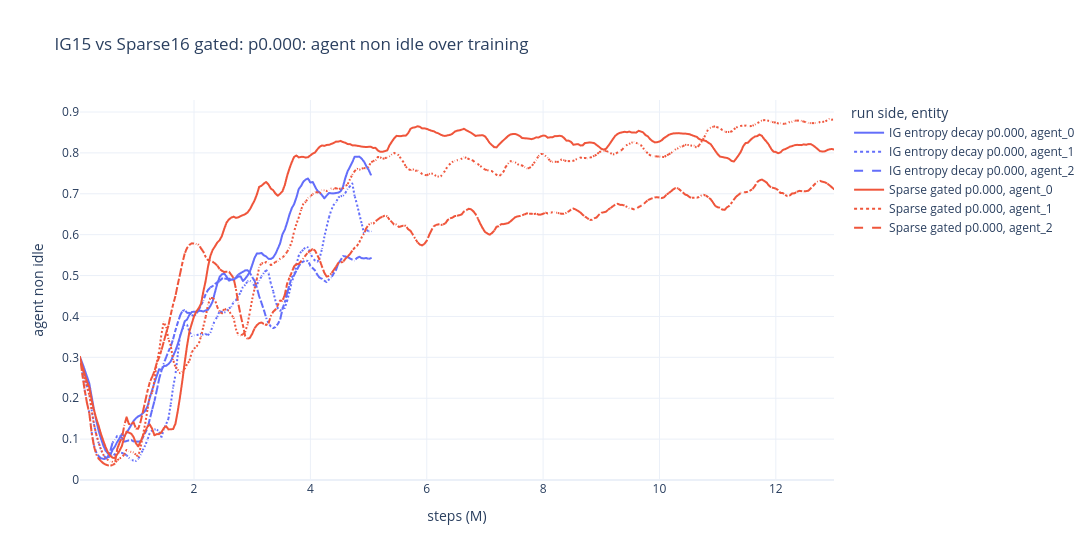
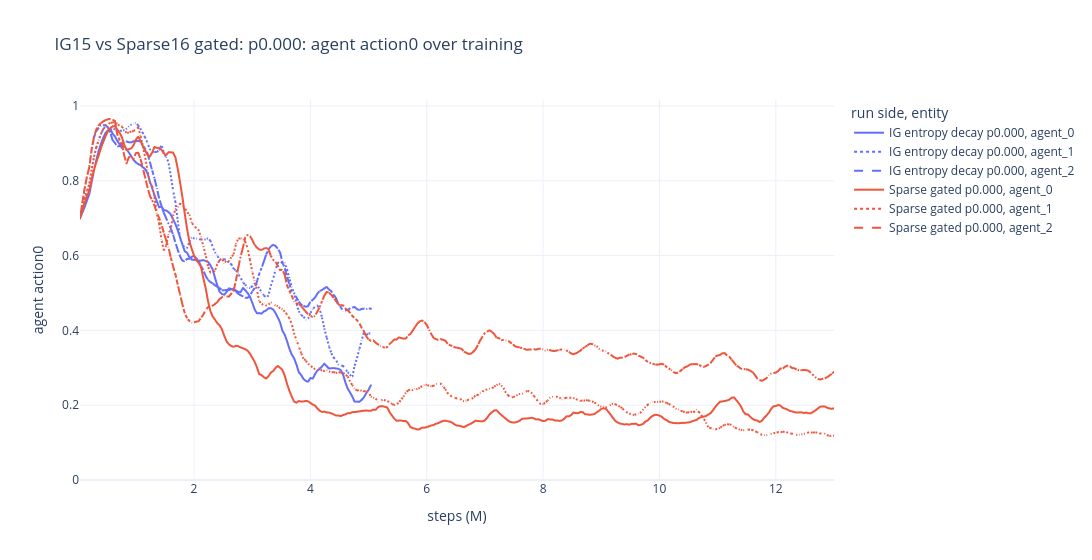
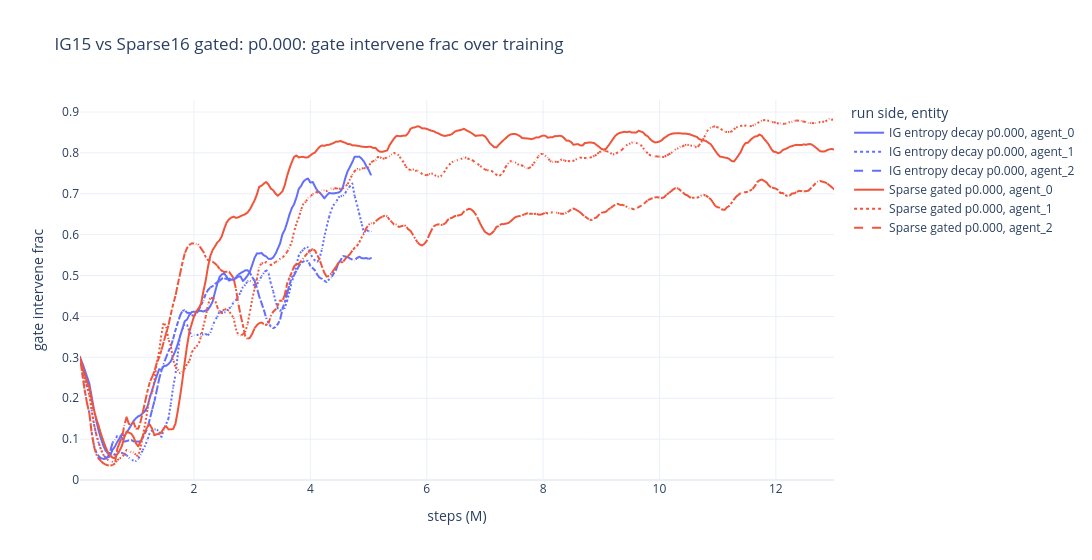

These figures' notebook cell, in order:
### Markdown cell above
## Selected Comparison Time Series

### Code cell
def _feature_timeseries_for_spec(spec, feature_group):
    frames = []
    for side in ["left", "right"]:
        family = spec[f"{side}_family"]
        label = spec[f"{side}_label"]
        data = FEATURE_LONG[(FEATURE_LONG["family"] == family) & (FEATURE_LONG["feature_group"] == feature_group)].copy()
        if data.empty:
            continue
        data["side"] = side
        data["side_label"] = label
        frames.append(data)
    if not frames:
        return pd.DataFrame()
    combined = pd.concat(frames, ignore_index=True, sort=False)
    grouped = combined.groupby(["side_label", "entity", "_step", "step_millions"], dropna=False, as_index=False)["value"].mean()
    return rolling_mean_by_group(grouped, "value", ["side_label", "entity"])


def plot_selected_timeseries(feature_group="agent_non_idle", title=SELECTED_COMPARISON):
    spec = resolve_selected_comparison(title)
    data = _feature_timeseries_for_spec(spec, feature_group)
    if data.empty:
        print(f"No time-series data for {feature_group} in selected comparison.")
        return None
    fig = px.line(
        data,
        x="step_millions",
        y="value_smooth",
        color="side_label",
        line_dash="entity",
        labels={"step_millions": "steps (M)", "value_smooth": feature_group.replace("_", " "), "side_label": "run side"},
        title=f"{spec['comparison_title']}: {feature_group.replace('_', ' ')} over training",
    )
    if feature_group in {"agent_non_idle", "agent_action0", "gate_intervene_frac", "gate_prob_intervene", "gate_do_nothing_frac", "agent_illegal"}:
        fig.update_yaxes(rangemode="tozero")
    fig.update_layout(template="plotly_white", height=560, width=1250, hovermode="x unified")
    save_figure(fig, f"selected_timeseries_{feature_group}_{spec['comparison_id']}")
    if SHOW_FIGURES:
        fig.show()
    return fig


fig_selected_non_idle_ts = plot_selected_timeseries("agent_non_idle", selected_spec["comparison_title"])
fig_selected_action0_ts = plot_selected_timeseries("agent_action0", selected_spec["comparison_title"])
fig_selected_gate_ts = plot_selected_timeseries("gate_intervene_frac", selected_spec["comparison_title"])
fig_selected_entropy_ts = plot_selected_timeseries("agent_entropy", selected_spec["comparison_title"])
